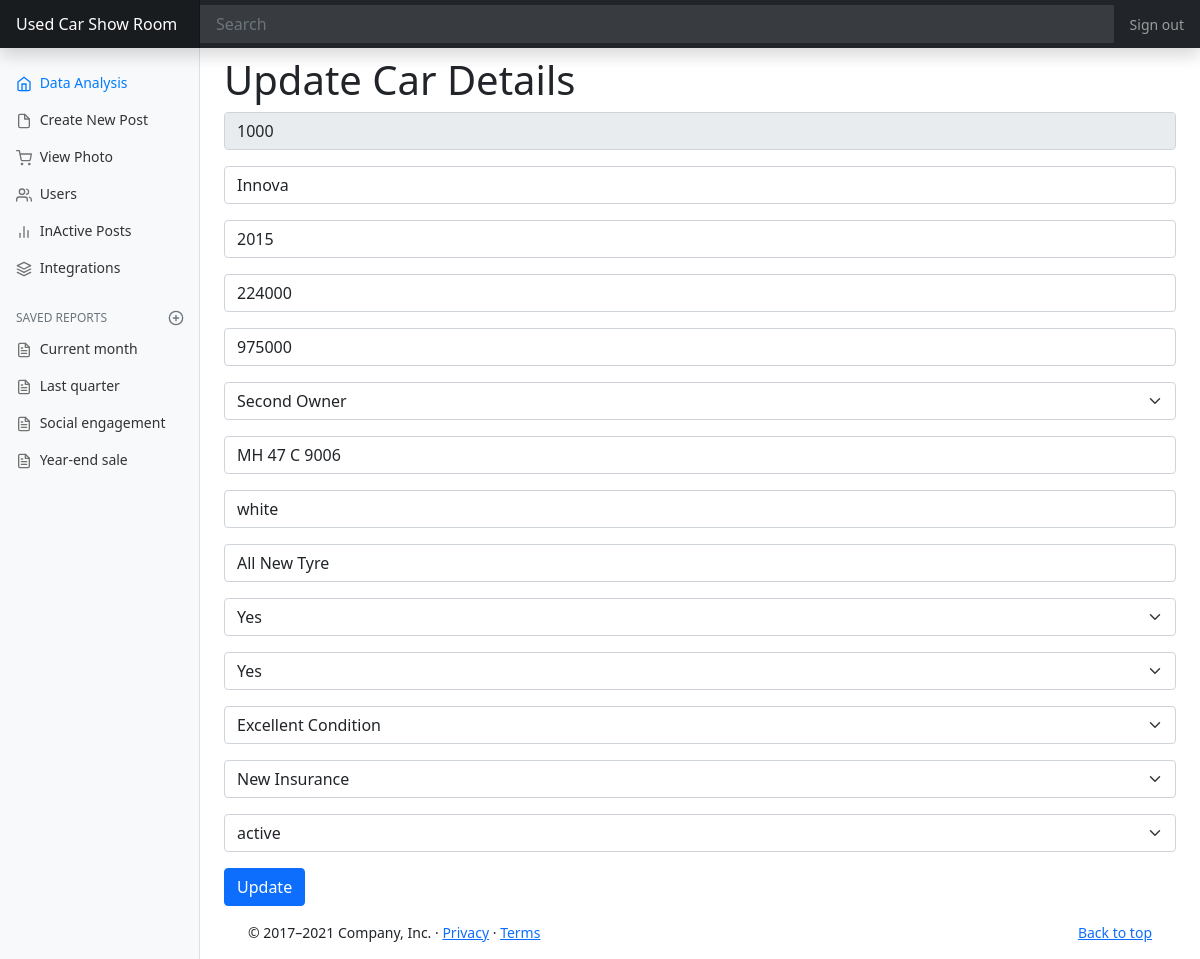
Page /showroom/view/1000 on the committed database.
### showroom/models.py (models this page shows)
class CreateNewPost(models.Model):
    type=(
        ("First Owner","First Owner"),
        ("Second Owner","Second Owner"),
        ("Third Owner","Third Owner"),
    )
    car_condition = (
        ("Excellent Condition", "Excellent Condition"),
        ("Hale And Hearty", "Hale And Hearty"),
        ("ShowRoom Condition", "ShowRoom Condition"),
    )
    conditions=(
        ("Yes","Yes"),
        ("No","No"),
    )
    insurancetype=(
        ("New Insurance","New Insurance"),
        ("Valid Insurance","Valid Insurance"),
    )
    post_id=models.CharField(max_length=140,unique=True,null=False)
    carname=models.CharField(max_length=140,null=False)
    model=models.IntegerField(null=False)
    km=models.IntegerField(null=False)
    price=models.IntegerField(null=False)
    ownership=models.CharField(max_length=12,choices=type,default=1)
    reg_number=models.CharField(max_length=140,null=False)
    color=models.CharField(max_length=140,null=False)
    tyre_condition=models.CharField(max_length=140,null=False)
    replacement=models.CharField(max_length=20,choices=conditions,default=1)
    accident_history=models.CharField(max_length=20,choices=conditions,default=1)
    car_condition=models.CharField(max_length=120,choices=car_condition,default=1)
    insurance=models.CharField(max_length=20,choices=insurancetype,default=1)
    date=models.DateField(auto_now=True)
    status=models.CharField(max_length=10,null=False)
    def __str__(self):
        return self.post_id

### showroom/views.py (the view, shortened to what this page needs)
# urls.py: path("view/<int:pk>",ViewPosts.as_view(),name="view"),
class ViewPosts(TemplateView):
    model=CreateNewPost
    template_name = "showroom/viewpost.html"
    context={}
    def get_object(self,postid):
        return self.model.objects.get(post_id=postid)
    def get(self, request, *args, **kwargs):
        postid = self.get_object(kwargs.get("pk"))
        postidgetdetails=self.model.objects.filter(post_id=postid)
        self.context["postids"]=postidgetdetails
        form = CreateNewPostForm(instance=postid)
        self.context["form"] = form
        return render(request, self.template_name, self.context)

### showroom/forms.py
class CreateNewPostForm(ModelForm):
    class Meta:
        model=CreateNewPost
        fields=["post_id","carname","model","km","price","ownership","reg_number","color","tyre_condition","replacement","accident_history","car_condition","insurance","status"]

### showroom/templates/showroom/viewpost.html (shortened to what this page needs)
<!DOCTYPE html>
{% extends 'showroom/homepage.html' %}
{% load crispy_forms_tags %}
    {% block body_block %}
<h1>Update Car Details</h1>
<form method="post">
    {% for form in postids %}
    <div class="mb-3">
        <input type="text" class="form-control" id="postid" name="post_id" placeholder="Post ID" value="{{form.post_id}}" readonly>
    </div>
    <div class="mb-3">
        <input type="text" class="form-control" id="carname" name="carname" placeholder="vehicle Name" value="{{form.carname}}">
    </div>
    <div class="mb-3">
        <input type="text" class="form-control" id="model" name="model" placeholder="Year of Manufacture" value="{{form.model}}">
    </div>
    <div class="mb-3">
        <input type="text" class="form-control" id="km" name="km" value="{{form.km}}" placeholder="Kilometre">
    </div>
    <div class="mb-3">
        <input type="text" class="form-control" id="price" name="price" value="{{form.price}}" placeholder="Car Price">
    </div>
    <div class="mb-3">
        <select class="form-select" name="ownership" aria-label="Default select example">
            <option selected>{{form.ownership}}</option>
        </select>
    </div>
    <div class="mb-3">
        <input type="text" class="form-control" id="Vehicle Registration Number" value="{{form.reg_number}}" name="reg_number" placeholder="Car Name">
    </div>
    <div class="mb-3">
        <input type="text" class="form-control" id="color" name="color" value="{{form.color}}" placeholder="Color">
    </div>
    <div class="mb-3">
        <input type="text" class="form-control" id="tyrecondition" name="tyre_condition" value="{{form.tyre_condition}}" placeholder="Tyre Condition">
    </div>
    <div class="mb-3">
        <select class="form-select" name="replacement" aria-label="Default select example">
            <option selected>{{form.replacement}}</option>
        </select>
    </div>
    <div class="mb-3">
        <select class="form-select" name="accident_history" aria-label="Default select example">
            <option selected>{{form.accident_history}}</option>
        </select>
    </div>
    <div class="mb-3">
        <select class="form-select" name="car_condition" aria-label="Default select example">
            <option selected>{{form.car_condition}}</option>
        </select>
    </div>
    <div class="mb-3">
        <select class="form-select" name="insurance" aria-label="Default select example">
            <option selected>{{form.insurance}}</option>
        </select>
    </div>
    <div class="input-group mb-3">
        <select class="form-select" id="inputGroupSelect06" name="status" aria-label="Default select example">
            <option selected>{{form.status}}</option>
        </select>
    </div>
    {% endfor %}
    <div class="mb-3">
        <input type="submit" class="btn btn-primary" value="Update">
    </div>
</form>
  <footer class="container">
    <p class="float-end"><a href="#">Back to top</a></p>
    <p>&copy; 2017–2021 Company, Inc. &middot; <a href="#">Privacy</a> &middot; <a href="#">Terms</a></p>
  </footer>
{% endblock %}

### showroom/static/css/dashboard.css (style rules this page uses)
body { font-size: .875rem; }

### rows in the picture
CreateNewPost: post_id "1000", carname "Innova", model "2015", km "224000", price "975000", ownership "Second Owner", reg_number "MH 47 C 9006", color "white", tyre_condition "All New Tyre", replacement "Yes", accident_history "Yes", car_condition "Excellent Condition", insurance "New Insurance", status "active"
